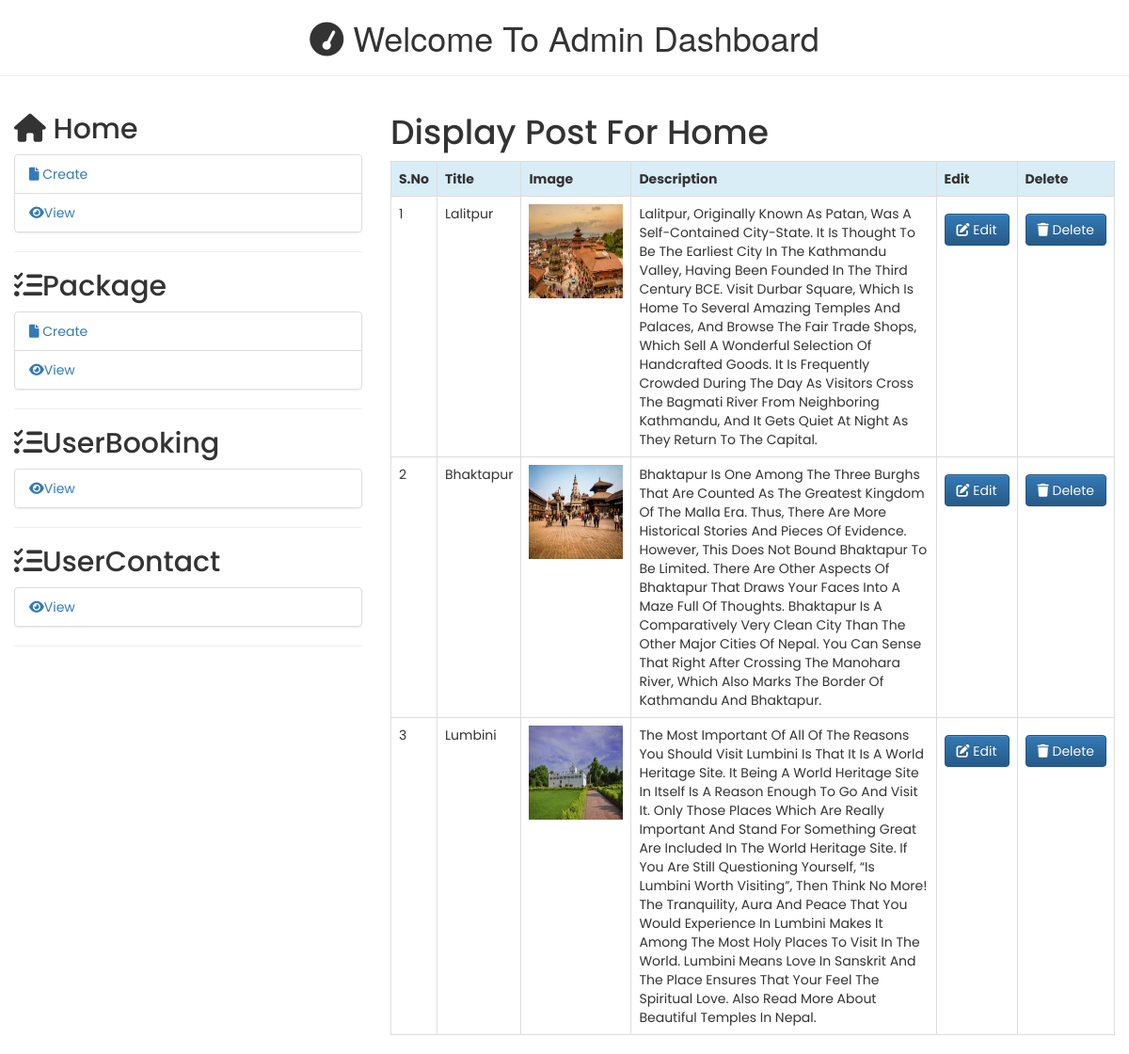
The app's page /admin/index.php?display_home (signed in) with its own data.
### tables this page shows
CREATE TABLE `home_tbl` (
  `id` int(255) NOT NULL,
  `title` varchar(255) NOT NULL,
  `image` varchar(255) NOT NULL,
  `description` longtext NOT NULL
);

### admin/display_home.php (the view, shortened to what this page needs)
<h1>Display Post For Home</h1>
<table class="table table-bordered table-stripped">
<tr class="bg-info">
		<th>S.No</th>
		<th>Title</th>
		<th>Image</th>
		<th>Description</th>
		<th>Edit</th>
		<th>Delete</th>
	</tr>
	<?php
	 include("../connect.php");
	 $sql="select *from home_tbl";
	 $qry=mysqli_query($con,$sql) or die(mysqli_error());
	 while($row=mysqli_fetch_array($qry))
	 {
	 	$id=$row['id'];
	 	$title=$row['title'];
	 	$img=$row['image'];
	 	$desc=$row['description'];
    ?>
    	<tr>
    <td><?php echo $id;?></td>
    <td><?php echo $title;?></td>
    <td><?php echo "<img src='../images/$img' width=100 height=100/>";?></td>
    <td><?php echo $desc;?></td>
    <td><a href="index.php?edit_home=<?php echo $id?>" class="btn btn-primary"><i class="fas fa-edit"></i> Edit</td>
    <td><a href="delete_home.php?delete_home=<?php echo $id?>" class="btn btn-primary"><i class="fas fa-trash"></i> Delete</td>
    <?php
    }
	?>
	</tr>
</table>

### admin/index.php (shortened to what this page needs)
<?php
  if(!isset($_SESSION['user_email']))
  {
    echo "<script>window.open('login.php?not_admin=You are not an Admin!','_self')</script>";
  }
  else
  {
?>
<!DOCTYPE html>
<html>
	<head>
		<link rel="stylesheet" type="text/css" href="../css/style.css"/>
		<link rel="stylesheet" href="https://maxcdn.bootstrapcdn.com/bootstrap/3.3.7/css/bootstrap.min.css">
		<link rel="stylesheet" href="https://maxcdn.bootstrapcdn.com/bootstrap/3.3.7/css/bootstrap-theme.min.css">
		<link rel="stylesheet" href="https://cdnjs.cloudflare.com/ajax/libs/font-awesome/6.0.0-beta3/css/all.min.css"/>
	</head>
	<body>
		<h1 class="text-center"><i class="fas fa-tachometer"></i> Welcome to Admin Dashboard</h1>
		<hr>
		<div class="container-fluid">
			<div class="row">
					<div class="col-md-4">
							<h2><i class="fas fa-home"></i> Home</h2>
							<ul class="list-group">
								<li class="list-group-item"><a href="index.php?insert_home"><i class="fas fa-file"></i> Create</a></li>
								<li class="list-group-item"><a href="index.php?display_home"><i class="fas fa-eye"></i>View</a></li>
							</ul>
							<hr/>
							<h2><i class="fas fa-tasks"></i>Package</h2>
							<ul class="list-group">
							    <li class="list-group-item"><a href="index.php?insert_package"><i class="fas fa-file"></i> Create</a></li>
								<li class="list-group-item"><a href="index.php?display_package"><i class="fas fa-eye"></i>View</a></li>
							</ul>
							<hr/>
							<h2><i class="fas fa-tasks"></i>UserBooking</h2>
							<ul class="list-group">
								<li class="list-group-item"><a href="index.php?display_booking"><i class="fas fa-eye"></i>View</a></li>
							</ul>
							<hr/>
							<h2><i class="fas fa-tasks"></i>UserContact</h2>
							<ul class="list-group">
								<li class="list-group-item"><a href="index.php?display_contact"><i class="fas fa-eye"></i>View</a></li>
							</ul>
							<hr/>
					</div>
					<div class="col-md-8">
							<?php
								 if(isset($_GET['display_home']))
								 {
								 	include('display_home.php');
								 }
							?>
					</div>
			</div>
		</div>
   </body>
   </html>
   <?php }?>

### css/style.css (style rules this page uses)
:root { --main-color:#8e44ad; --black:#222; --white:#fff; --light-black:#777; --light-white:#fff9; --dark-bg:rgba(0,0,0,.7); --light-bg:#eee; --border:.1rem solid var(--black); --box-shadow:0 .5rem 1rem rgba(0,0,0,.1); --text-shadow:0 1.5rem 3rem rgba(0,0,0,.3); }
* { font-family: 'Poppins', sans-serif; margin:0; padding:0; box-sizing: border-box; outline: none; border:none; text-decoration: none; text-transform: capitalize; }
html { font-size: 62.5%; overflow-x: hidden; }
.btn { display: inline-block; background: var(--black); margin-top: 1rem; color:var(--white); font-size: 1.7rem; padding:1rem 3rem; cursor: pointer; }

### records on screen
home_tbl: id "1", title "Lalitpur", image (picture), description "Lalitpur, Originally Known As Patan, Was A Self-Contained City-State. It Is Thought To Be The Earliest City In The Kathmandu Valley, Having Been Founded In The Third Century BCE. Visit Durbar Square, Which Is Home To Several Amazing Temples And Palaces, And Browse The Fair Trade Shops, Which Sell A Wonderful Selection Of Handcrafted Goods. It Is Frequently Crowded During The Day As Visitors Cross The Bagmati River From Neighboring Kathmandu, And It Gets Quiet At Night As They Return To The Capital."
home_tbl: id "2", title "Bhaktapur", image (picture), description "Bhaktapur Is One Among The Three Burghs That Are Counted As The Greatest Kingdom Of The Malla Era. Thus, There Are More Historical Stories And Pieces Of Evidence. However, This Does Not Bound Bhaktapur To Be Limited. There Are Other Aspects Of Bhaktapur That Draws Your Faces Into A Maze Full Of Thoughts. Bhaktapur Is A Comparatively Very Clean City Than The Other Major Cities Of Nepal. You Can Sense That Right After Crossing The Manohara River, Which Also Marks The Border Of Kathmandu And Bhaktapur."
home_tbl: id "3", title "Lumbini", image (picture), description "The Most Important Of All Of The Reasons You Should Visit Lumbini Is That It Is A World Heritage Site. It Being A World Heritage Site In Itself Is A Reason Enough To Go And Visit It. Only Those Places Which Are Really Important And Stand For Something Great Are Included In The World Heritage Site. If You Are Still Questioning Yourself, “is Lumbini Worth Visiting”, Then Think No More! The Tranquility, Aura And Peace That You Would Experience In Lumbini Makes It Among The Most Holy Places To Visit In The World. Lumbini Means Love In Sanskrit And The Place Ensures That Your Feel The Spiritual Love. Also Read More About Beautiful Temples In Nepal."
